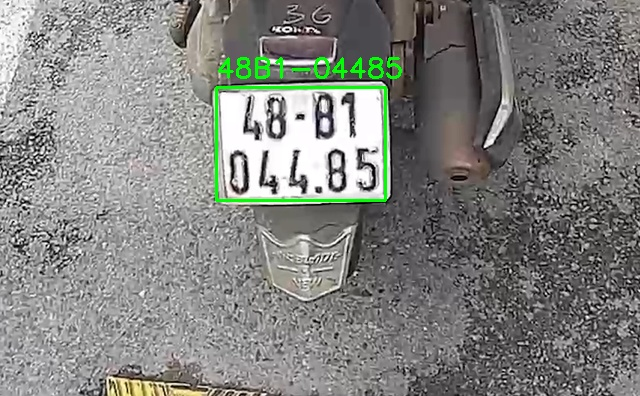
#> input picture temp_image.jpg, 640 x 396 px
$ python -i utils_rotate.py   (imports and definitions only)
#> lines starting #> are read from the running program, lines starting #| are printed output that depends on the picture
#> further down, picture is the input picture: shape (396, 640, 3); mean B, G, R 127.9, 131.5, 130.4
import numpy as np
import math
import cv2

def changeContrast(img):
    lab= cv2.cvtColor(img, cv2.COLOR_BGR2LAB)
#> lab: shape (396, 640, 3); mean of channels 0, 1, 2 138.1, 127.4, 129.7
    l_channel, a, b = cv2.split(lab)
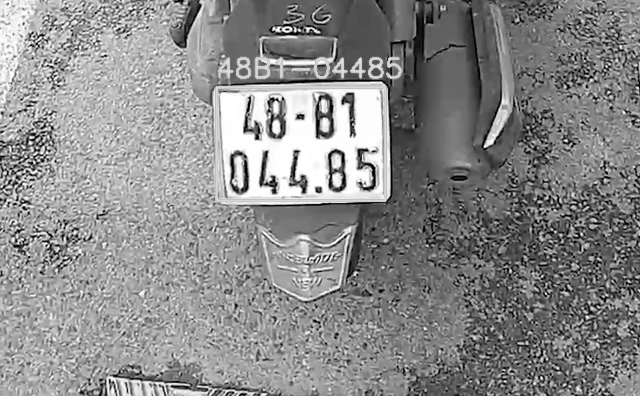
#> l_channel: shape (396, 640); min 0, max 255, mean 138.1
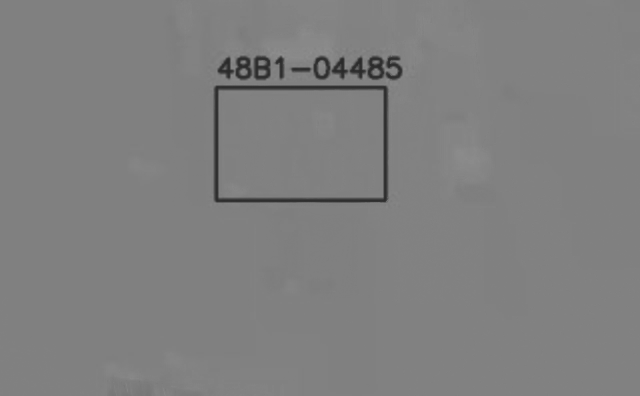
#> a: shape (396, 640); min 42, max 144, mean 127.4
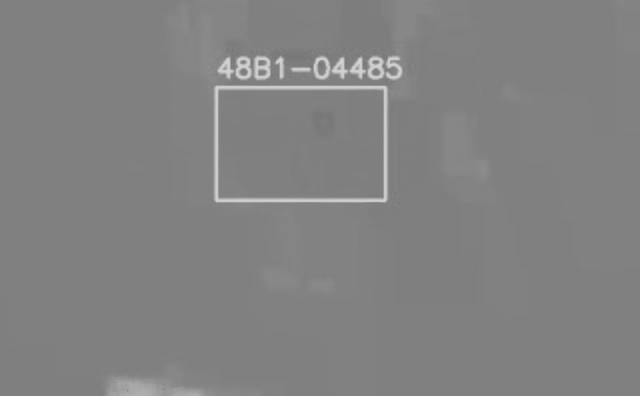
#> b: shape (396, 640); min 118, max 211, mean 129.7
    clahe = cv2.createCLAHE(clipLimit=3.0, tileGridSize=(8,8))
    cl = clahe.apply(l_channel)
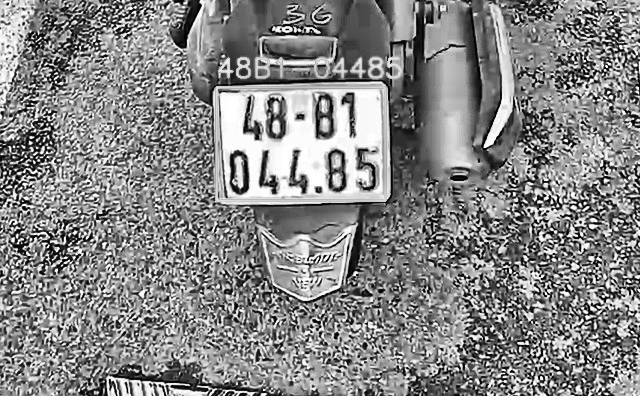
#> cl: shape (396, 640); min 0, max 255, mean 133.5
    limg = cv2.merge((cl,a,b))
#> limg: shape (396, 640, 3); mean of channels 0, 1, 2 133.5, 127.4, 129.7
    enhanced_img = cv2.cvtColor(limg, cv2.COLOR_LAB2BGR)
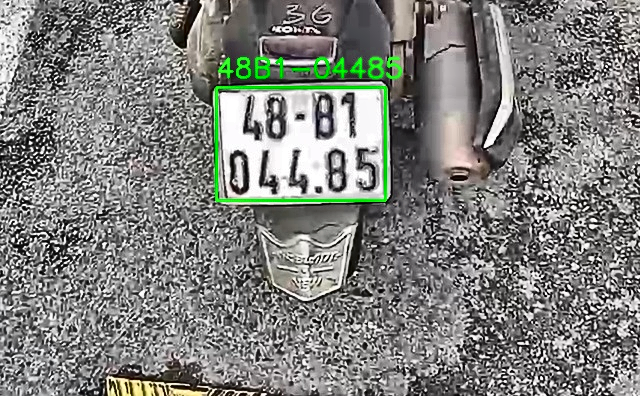
#> enhanced_img: shape (396, 640, 3); mean B, G, R 124.6, 128.3, 127.1
    return enhanced_img

# [48 lines left out: functions rotate_image, compute_skew, deskew, not called in this run]

>>> import cv2
>>> picture = cv2.imread('../temp_image.jpg')
>>> result = changeContrast(picture)
